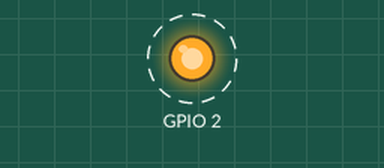
Bench run of a program on a simulated ESP32. Shown: output pins drawn as LEDs (lit = HIGH). Dashed ring = blinking. What the program prints to the serial monitor is not drawn.

Above: at 0.2 s.
Timing chart, 0 to 3.0 s (numbered marks = the images above):
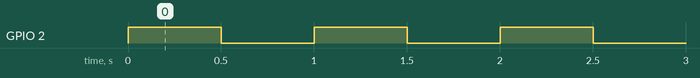

The program:

main.cpp
```cpp
#include <Arduino.h>

#ifndef LED_PIN
#define LED_PIN 2
#endif

void setup() {
    Serial.begin(115200);
    pinMode(LED_PIN, OUTPUT);
    Serial.println();
    Serial.println("spark-mcu · test_blink");
    Serial.print("LED on GPIO ");
    Serial.println(LED_PIN);
}

void loop() {
    digitalWrite(LED_PIN, HIGH);
    Serial.println("tick");
    delay(500);
    digitalWrite(LED_PIN, LOW);
    delay(500);
}
```

Measured:
- by itself, GPIO 2: alternates HIGH for 0.50 s and LOW for 0.50 s
